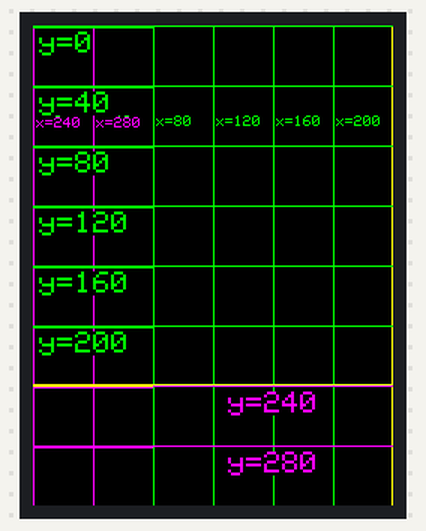
Recording of a sketch running on a simulated ESP32. Shown: 240×320 colour display. What the sketch prints to the serial monitor is not drawn.

Above: at 0.7 s.

The sketch:

test_geometria.ino
```cpp
// test_geometria: mide el tamano FISICO de la pantalla en ROTACION 0.
//
// La libreria cree que en rotacion 0 el area es 240x320 y recorta todo lo que
// quede fuera. Aqui se quita ese recorte (area logica 320x320) y se dibujan
// marcas cada 40 px en X y en Y, cada una con su numero. Lo que se vea (y donde)
// indica el tamano real:
//   - Filas: etiquetas "y=0".."y=280" en el borde izquierdo. Las de y>=240 se
//     dibujan en otra columna (x=130) y en MAGENTA: si aparecen ARRIBA, junto a
//     "y=0".."y=40", el panel solo tiene 240 filas y da la vuelta.
//   - Columnas: lineas verticales con "x=0".."x=280". Las de x>=240 van en
//     MAGENTA: si se ven a la derecha, el panel tiene mas de 240 columnas.
// Ademas lee el ID del controlador (si el pin MISO=19 esta conectado).
// Pines como firmware/dinopad: CS=5, DC=2, RST=4. SPI a 10 MHz.

#include <Adafruit_GFX.h>
#include <Adafruit_ILI9341.h>
#include <SPI.h>

#define TFT_CS   5
#define TFT_DC   2
#define TFT_RST  4
#define SPI_FREQ 10000000
#define ROTACION 0

// Subclase solo para poder cambiar el area logica (son miembros protegidos)
class TftSinRecorte : public Adafruit_ILI9341 {
 public:
  using Adafruit_ILI9341::Adafruit_ILI9341;
  void fijarArea(int16_t w, int16_t h) { _width = w; _height = h; }
};

TftSinRecorte tft(TFT_CS, TFT_DC, TFT_RST);

static const uint16_t COL_NORMAL = ILI9341_GREEN;
static const uint16_t COL_FUERA  = ILI9341_MAGENTA;   // coordenadas >= 240

void setup() {
  Serial.begin(115200);
  delay(300);
  Serial.println("\n== test_geometria ==");

  tft.begin(SPI_FREQ);

  // Diagnostico del controlador (requiere MISO). ILI9341: RDID4 (0xD3) = 00 93 41
  Serial.printf("RDDID(0x04): %02x %02x %02x\n", tft.readcommand8(0x04, 1),
                tft.readcommand8(0x04, 2), tft.readcommand8(0x04, 3));
  Serial.printf("RDID4(0xD3): %02x %02x %02x\n", tft.readcommand8(0xD3, 1),
                tft.readcommand8(0xD3, 2), tft.readcommand8(0xD3, 3));
  Serial.printf("RDMADCTL: %02x  RDPIXFMT: %02x  RDSELFDIAG: %02x\n",
                tft.readcommand8(ILI9341_RDMADCTL), tft.readcommand8(ILI9341_RDPIXFMT),
                tft.readcommand8(ILI9341_RDSELFDIAG));

  tft.setRotation(ROTACION);
  Serial.printf("Libreria tras setRotation(%d): width()=%d height()=%d\n",
                ROTACION, tft.width(), tft.height());

  tft.fillScreen(ILI9341_BLACK);   // negro en el area que la libreria conoce
  tft.fijarArea(320, 320);         // quitar recorte para las pruebas
  tft.fillRect(240, 0, 80, 320, ILI9341_BLACK);   // intentar limpiar tambien x>=240
  tft.fillRect(0, 240, 320, 80, ILI9341_BLACK);   // e y>=240

  tft.setTextSize(1);

  // Columnas: linea vertical + etiqueta cada 40 px
  for (int x = 0; x < 320; x += 40) {
    uint16_t c = x >= 240 ? COL_FUERA : COL_NORMAL;
    tft.drawFastVLine(x, 0, 320, c);
    tft.setTextColor(c, ILI9341_BLACK);
    tft.setCursor(x + 2, 60);
    tft.printf("x=%d", x);
  }
  // Borde derecho logico de la libreria (x=239) en amarillo
  tft.drawFastVLine(239, 0, 320, ILI9341_YELLOW);

  // Filas: linea horizontal + etiqueta cada 40 px
  for (int y = 0; y < 320; y += 40) {
    uint16_t c = y >= 240 ? COL_FUERA : COL_NORMAL;
    tft.drawFastHLine(0, y, 320, c);
    tft.setTextColor(c, ILI9341_BLACK);
    tft.setTextSize(2);
    tft.setCursor(y >= 240 ? 130 : 4, y + 4);
    tft.printf("y=%d", y);
    tft.setTextSize(1);
  }
  // Borde inferior logico de la libreria (y=319) y y=239 en amarillo
  tft.drawFastHLine(0, 239, 320, ILI9341_YELLOW);

  Serial.println("Dibujo listo. Mira la pantalla y anota que etiquetas ves y donde.");
}

void loop() {
  delay(1000);
}
```
